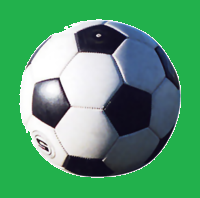
#> input picture second/image_data/ball.png, 200 x 198 px
$ python kadai1-stadium.py
#> lines starting #> are read from the running program, lines starting #| are printed output that depends on the picture; after the words box and inside, x2 and y2 are one past the last pixel; in counts of white or black regions, pixels touching at a corner belong together; pictures that were not available may be replaced by others from this repository, and a replacement may not be noted
# ライブラリのインポート
import copy

import cv2
import numpy as np

# アプリ用のスタジアム、ボール画像を読みこみ
ball_img = cv2.imread("./image_data/ball.png")
#> ball_img is the input picture: shape (198, 200, 3); mean B, G, R 113.1, 155.6, 84.3
stadium_img = cv2.imread("./image_data/stadium.png")
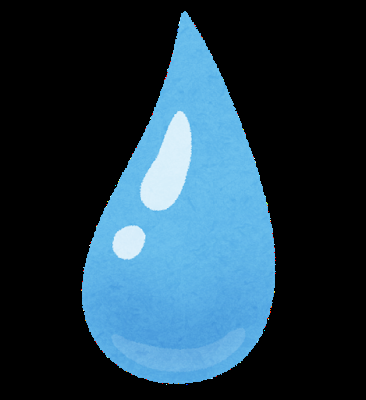
#> input picture second/image_data/shizuku.png, 366 x 400 px, given in place of stadium.png, which was not available
#> stadium_img is the input picture: shape (400, 366, 3); mean B, G, R 72.8, 57.7, 33.3

# スタジアムの大きさを適当に変更 (二つ目の引数は(w,h))
stadium_w = 1200
stadium_h = 700
stadium_img = cv2.resize(stadium_img, (stadium_w, stadium_h))
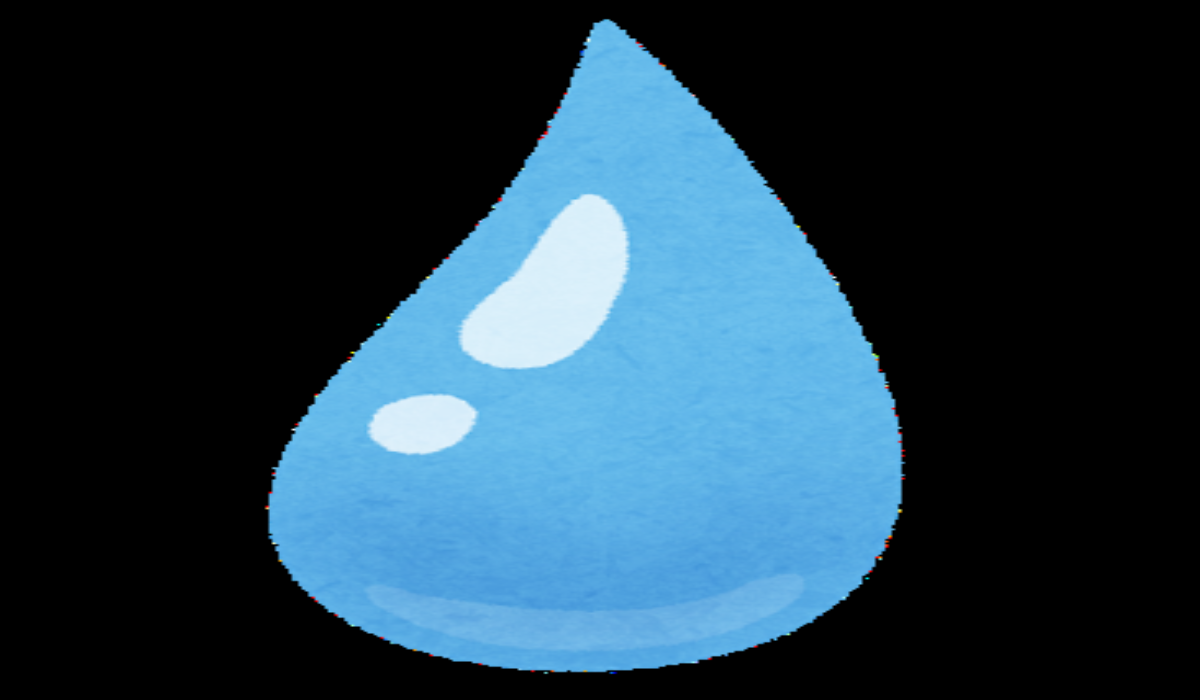
#> stadium_img: shape (700, 1200, 3); mean B, G, R 72.8, 57.7, 33.2

# / ではなく // で切り捨て
# ボールの高さ、幅の[半分](半分だから注意！！)
# (注意!)今回ボールの大きさが H:198、W:200と両方偶数のためこれで良いが、奇数の場合は工夫が必要
ball_h, ball_w = ball_img.shape[0] // 2, ball_img.shape[1] // 2
#> ball_h = 99; ball_w = 100

# ボールの中心位置（中心座標)を初期ではスタジアムの中心に設定
idx_h = stadium_img.shape[0] // 2
#> idx_h = 350
idx_w = stadium_img.shape[1] // 2
#> idx_w = 600

print(idx_h)
#| 350


while True:
    # スタジアムのコピーを作成
    stadium_copy = copy.deepcopy(stadium_img)

    print(idx_h)
#| 350
    print(idx_w)
#| 600

    # ボールの再配置
    stadium_copy[
        (idx_h - ball_h) : (idx_h + ball_h), (idx_w - ball_w) : (idx_w + ball_w)
    ] = ball_img
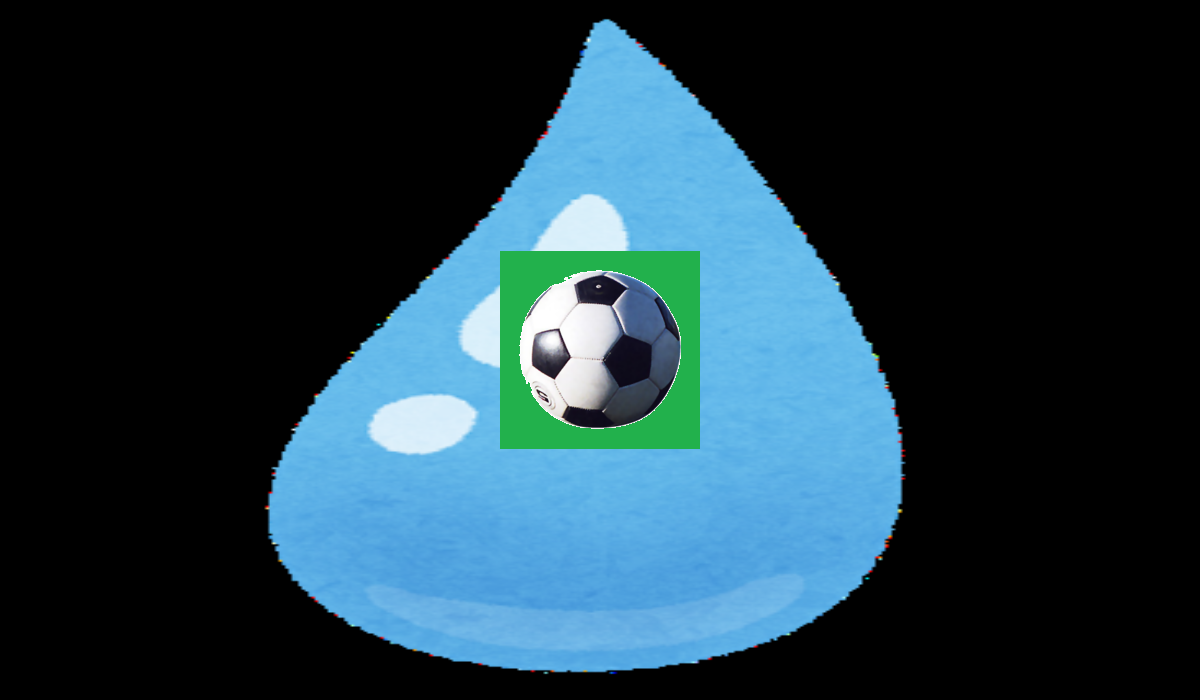
#> stadium_copy: shape (700, 1200, 3); 4.71% of pixels changed, all inside (x1, y1, x2, y2) = (500, 251, 700, 449)

    # 結果画像の表示
    cv2.imshow("output", stadium_copy)

    # ボールを一回で動かす距離(ピクセル数)を決定
    x = 20

    # 終了オプション
    k = cv2.waitKey(1)
#> (key q is pressed here)
    if k == ord("q"):
        break
    # -----------以下記述-----------
    elif k == ord("w"):
        if idx_h - ball_h >= x:
            idx_h -= x
        else:
            idx_h = ball_h
    elif k == ord("s"):
        if idx_h + ball_h <= stadium_h - x:
            idx_h += x
        else:
            idx_h = stadium_h - ball_h
    elif k == ord("a"):
        if idx_w - ball_w >= x:
            idx_w -= x
        else:
            idx_w = ball_w
    elif k == ord("d"):
        if idx_w + ball_w <= stadium_w - x:
            idx_w += x
        else:
            idx_w = stadium_w - ball_w


cv2.destroyAllWindows()
